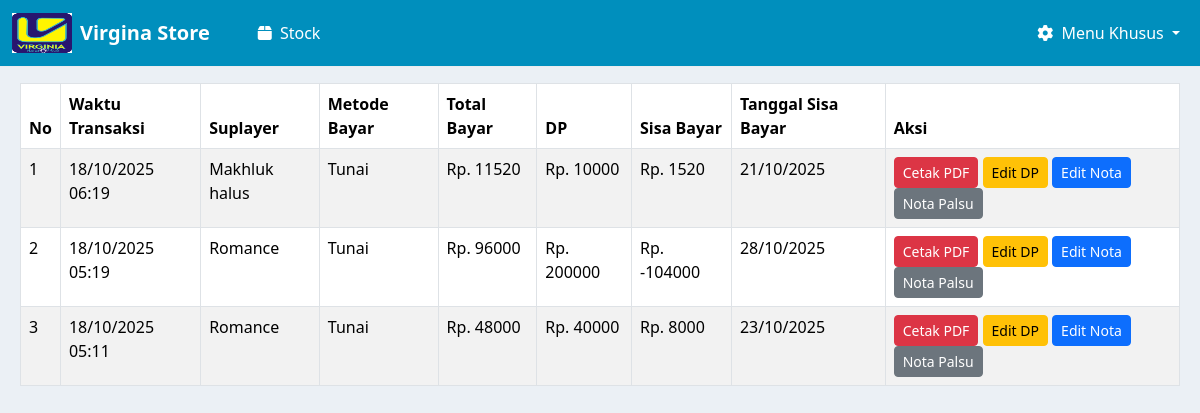
The page /nota_suplayer/cetak_nota_suplayer/ (signed in) on the database as committed earlier.
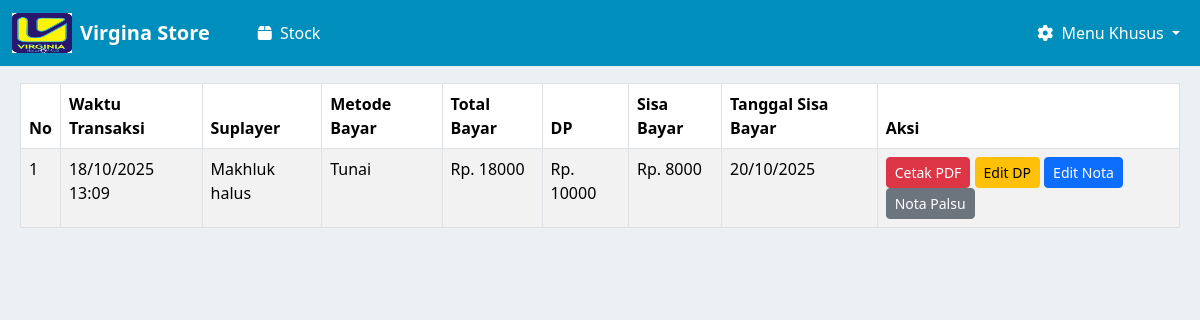
The same page on the database as committed later.
### nota_suplayer/models.py (models this page shows, shortened)
class NotaPayment(models.Model):
    PAYMENT_METHOD_CHOICES = [
        ('tunai', 'Tunai'),
        ('debit', 'Debit'),
    ]
    suplayer = models.ForeignKey(Suplayer, on_delete=models.CASCADE, null=True, blank=True)
    tanggal_sisa_bayar = models.DateField()
    metode_pembayaran = models.CharField(max_length=10, choices=PAYMENT_METHOD_CHOICES)
    total_bayar = models.DecimalField(max_digits=12, decimal_places=2)
    dp = models.DecimalField(max_digits=12, decimal_places=2)
    sisa = models.DecimalField(max_digits=12, decimal_places=2)
    is_temporary = models.BooleanField(default=True)
    created_at = models.DateTimeField(auto_now_add=True)
    class Meta:
        verbose_name = "Nota Payment"
        verbose_name_plural = "Nota Payments"

### kasir/models.py (models this page shows, shortened)
class Suplayer(models.Model):
    nama = models.CharField(max_length=100)
    alamat_suplayer = models.TextField(blank=True, null=True)
    no_telpon_suplayer = models.CharField(max_length=20, blank=True, null=True)
    shipping_agent = models.CharField(max_length=100, blank=True, null=True)

### nota_suplayer/views.py (the view)
# urls.py: path('cetak_nota_suplayer/', views.cetak_nota_kosong, name='cetak-nota-kosong'),
def cetak_nota_kosong(request):
    notas = NotaPayment.objects.filter(is_temporary=False).order_by('-created_at')
    return render(request, 'cetak_nota_kosong_suplayer.html', {'notas': notas})

### nota_suplayer/templates/cetak_nota_kosong_suplayer.html (shortened to what this page needs)
{% extends 'base.html' %}
{% block content %}
<div class="" style="margin-left: 20px; margin-right: 20px;">
    <table class="table table-bordered table-striped mt-3">
        <thead>
            <tr>
                <th>No</th>
                <th>Waktu Transaksi</th>
                <th>Suplayer</th>
                <th>Metode Bayar</th>
                <th>Total Bayar</th>
                <th>DP</th>
                <th>Sisa Bayar</th>
                <th>Tanggal Sisa Bayar</th>
                <th>Aksi</th>
            </tr>
        </thead>
        <tbody>
            {% for nota in notas %}
            <tr data-id="{{ nota.id }}" data-total="{{ nota.total_bayar }}" data-dp="{{ nota.dp }}" data-sisa="{{ nota.sisa }}" data-tanggal="{{ nota.tanggal_sisa_bayar|date:'Y-m-d' }}">
                <td>{{ forloop.counter }}</td>
                <td>{{ nota.created_at|date:"d/m/Y H:i" }}</td>
                <td>{% if nota.suplayer %}{{ nota.suplayer.nama }}{% else %}Belum Ditentukan{% endif %}</td>
                <td>{{ nota.get_metode_pembayaran_display }}</td>
                <td>Rp. {{ nota.total_bayar|floatformat:0 }}</td>
                <td>Rp. {{ nota.dp|floatformat:0 }}</td>
                <td>Rp. {{ nota.sisa|floatformat:0 }}</td>
                <td>{{ nota.tanggal_sisa_bayar|date:"d/m/Y" }}</td>
                <td>
                    <button class="btn btn-sm btn-danger" data-id="{{ nota.id }}" onclick="cetakPdf(this)">Cetak PDF</button>
                    <button class="btn btn-sm btn-warning" data-id="{{ nota.id }}" onclick="editDp(this)">Edit DP</button>
                    <button class="btn btn-sm btn-primary" data-id="{{ nota.id }}" onclick="editNota(this)">Edit Nota</button>
                    <button class="btn btn-sm btn-secondary" data-id="{{ nota.id }}" onclick="notaPalsu(this)">Nota Palsu</button>
                </td>
            </tr>
            {% empty %}
            <tr><td colspan="9" class="text-center">Belum ada data</td></tr>
            {% endfor %}
        </tbody>
    </table>
</div>
{% endblock %}

Rows that differ between the two databases and show on the page:
removed NotaPayment: created_at "18/10/2025 06:19", suplayer.nama "Makhluk halus", metode_pembayaran "Tunai", total_bayar "11520", dp "10000", sisa "1520", tanggal_sisa_bayar "21/10/2025"
removed NotaPayment: created_at "18/10/2025 05:19", suplayer.nama "Romance", metode_pembayaran "Tunai", total_bayar "96000", dp "200000", sisa "-104000", tanggal_sisa_bayar "28/10/2025"
removed NotaPayment: created_at "18/10/2025 05:11", suplayer.nama "Romance", metode_pembayaran "Tunai", total_bayar "48000", dp "40000", sisa "8000", tanggal_sisa_bayar "23/10/2025"
added NotaPayment: created_at "18/10/2025 13:09", suplayer.nama "Makhluk halus", metode_pembayaran "Tunai", total_bayar "18000", dp "10000", sisa "8000", tanggal_sisa_bayar "20/10/2025"
